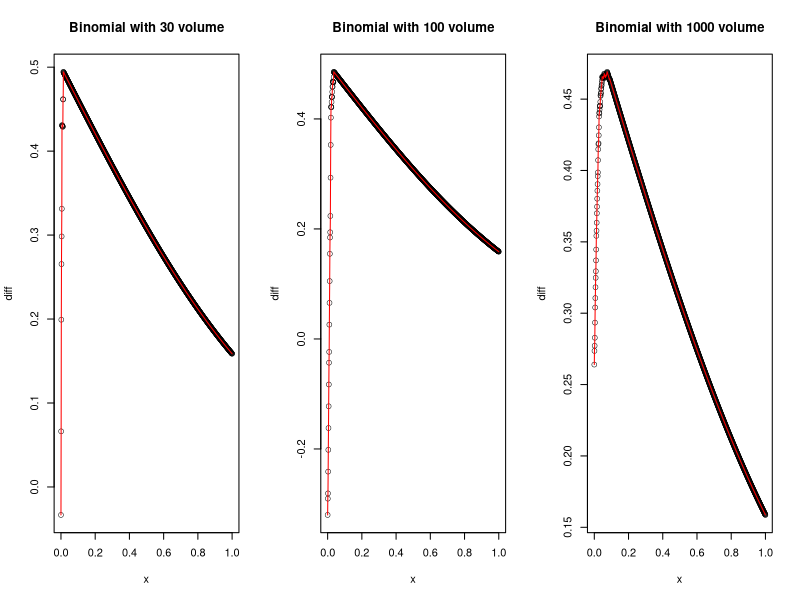
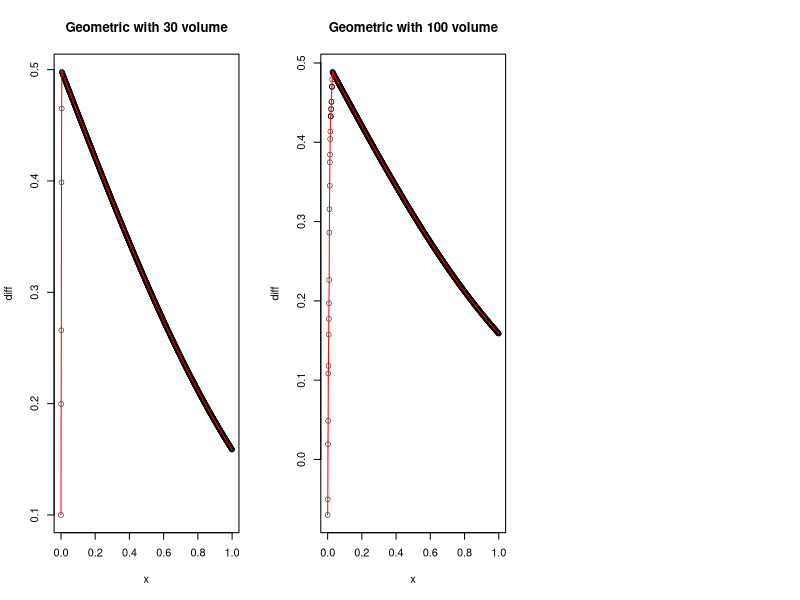

Recreate these plots in R, in order. (Note: a time limit stopped this script after it produced the figures.)
################################################################################
# Exc I
################################################################################

#1

# Expected value for continuous random variable
E_c <- function(pdf){
  x1 <- runif(10^6)
  x_inf <- (1-x1)/x1
  f <- function(x) x * pdf(x) * 1/x1^2
  return(mean(f(x_inf)))
}

# Variance for continuous random variable
Var_c <- function(pdf){
  x1 <- runif(10^6)
  x_inf <- (1-x1)/x1
  f <- function(x) x**2 * pdf(x) * 1/x1^2
  return(mean(f(x_inf)) - E_c(pdf)**2)
}

# Expected value for discrete random variable
E_d <- function(pmf) {
  x <- seq(0, 10^2, 1)
  return(sum(x*pmf(x)))
}

# Variance for discrete random variable
Var_d <- function(pmf) {
  x <- seq(0, 10^2, 1)
  prob <- pmf(x)
  return(sum(x**2*prob) - sum(x*prob)**2)
}

#2
mom_3 <- function(X){
  return(mean(abs(X - mean(X))**3))
}

#3
BE_Margin <- function(X_1, n){
  sigma = sqrt(mean(X_1**2) - mean(X_1)**2)
  return(33/4 * (mom_3(X_1)) / (sqrt(n) * sigma**3))
}

names = c('Binomial', 'Geometric', 'Poisson', 'Uniform', 'Exponential', 'Gamma', 'Beta')
volumes = c(30, 100, 1000)

# Create a dataframe with Distribution and Volume columns
BE_Margins <- data.frame(
  'Distribution' = c(c(names, names), names),
  'Volume' = sort(c(c(c(c(c(c(volumes, volumes), volumes), volumes), volumes), volumes), volumes))
)

margins <- c()

for(n in volumes){
  # Discrete rv
  X_1_bin = rbinom(10^6, 3, 0.4)
  X_1_geom = rgeom(10^6, 0.3)
  X_1_pois = rpois(10^6, 10)
  X_1_unif = sample(1:20, 10^6, replace=T)
  
  # Continuous rv
  X_1_exp = rexp(10^6, 3)
  X_1_gamma = rgamma(10^6, 9, 0.5)
  X_1_beta = rbeta(10^6, 2, 2)
  
  # Calculate the B-E margins for every given distribution
  margins <- c(margins, BE_Margin(X_1_bin, n))
  margins <- c(margins, BE_Margin(X_1_geom, n))
  margins <- c(margins, BE_Margin(X_1_pois, n))
  margins <- c(margins, BE_Margin(X_1_unif, n))
  margins <- c(margins, BE_Margin(X_1_exp, n))
  margins <- c(margins, BE_Margin(X_1_gamma, n))
  margins <- c(margins, BE_Margin(X_1_beta, n))
  
}

# Append the Margin column to dataframe
BE_Margins$Margin = margins

# Print
BE_Margins

#4
par(mfrow=c(1, 3))

# Binomial
volumes <- c(30, 100, 1000)

for(n in volumes){
  X_bar <- c()
  
  # Init the sampling mean
  X_1 <- rbinom(10^6, 3, 0.4)
  X_bar <- c(X_bar, mean(X_1))
  
  for(i in 2:n){
    X_i <- rbinom(10^6, 3, 0.4)
    X_bar <- c(X_bar, mean(X_i))
  }
  
  # Init Z_n rv
  sigma = sqrt(mean(X_1**2) - mean(X_1)**2)
  Z_n <- (sqrt(n) * (X_bar - mean(X_1))) / sigma
  
  # Use ecdf() function to find the cdf of Z_n
  cdf <- ecdf(Z_n)
  
  # Define [0, 1] interval
  x <- seq(0, 1, 0.001)
  diff <- c()
  for(t in x){
    # Compute the difference
    diff <- c(diff, cdf(t) - pnorm(t))
  }
  
  # Plot
  plot(x, diff, main=sprintf('Binomial with %d volume', n), lwd=0.5)
  lines(x, diff, col="red")
}

# Geometric
volumes <- c(30, 100, 1000)

for(n in volumes){
  X_bar <- c()
  
  # Init the sampling mean
  X_1 <- rgeom(10^6, 0.3)
  X_bar <- c(X_bar, mean(X_1))
  
  for(i in 2:n){
    X_i <- rgeom(10^6, 0.3)
    X_bar <- c(X_bar, mean(X_i))
  }
  
  # Init Z_n rv
  sigma = sqrt(mean(X_1**2) - mean(X_1)**2)
  Z_n <- (sqrt(n) * (X_bar - mean(X_1))) / sigma
  
  # Use ecdf() function to find the cdf of Z_n
  cdf <- ecdf(Z_n)
  
  # Define [0, 1] interval
  x <- seq(0, 1, 0.001)
  diff <- c()
  for(t in x){
    # Compute the difference
    diff <- c(diff, cdf(t) - pnorm(t))
  }
  
  # Plot
  plot(x, diff, main=sprintf('Geometric with %d volume', n), lwd=0.5)
  lines(x, diff, col="red")
}

# Poisson
volumes <- c(30, 100, 1000)

for(n in volumes){
  X_bar <- c()
  
  # Init the sampling mean
  X_1 <- rpois(10^6, 10)
  X_bar <- c(X_bar, mean(X_1))
  
  for(i in 2:n){
    X_i <- rpois(10^6, 10)
    X_bar <- c(X_bar, mean(X_i))
  }
  
  # Init Z_n rv
  sigma = sqrt(mean(X_1**2) - mean(X_1)**2)
  Z_n <- (sqrt(n) * (X_bar - mean(X_1))) / sigma
  
  # Use ecdf() function to find the cdf of Z_n
  cdf <- ecdf(Z_n)
  
  # Define [0, 1] interval
  x <- seq(0, 1, 0.001)
  diff <- c()
  for(t in x){
    # Compute the difference
    diff <- c(diff, cdf(t) - pnorm(t))
  }
  
  # Plot
  plot(x, diff, main=sprintf('Poisson with %d volume', n), lwd=0.5)
  lines(x, diff, col="red")
}

# Discrete Uniform
volumes <- c(30, 100, 1000)

for(n in volumes){
  X_bar <- c()
  
  # Init the sampling mean
  X_1 <- sample(1:20, 10^6, replace = T)
  X_bar <- c(X_bar, mean(X_1))
  
  for(i in 2:n){
    X_i <- sample(1:20, 10^6, replace = T)
    X_bar <- c(X_bar, mean(X_i))
  }
  
  # Init Z_n rv
  sigma = sqrt(mean(X_1**2) - mean(X_1)**2)
  Z_n <- (sqrt(n) * (X_bar - mean(X_1))) / sigma
  
  # Use ecdf() function to find the cdf of Z_n
  cdf <- ecdf(Z_n)
  
  # Define [0, 1] interval
  x <- seq(0, 1, 0.001)
  diff <- c()
  for(t in x){
    # Compute the difference
    diff <- c(diff, cdf(t) - pnorm(t))
  }
  
  # Plot
  plot(x, diff, main=sprintf('Discrete Uniform with %d volume', n), lwd=0.5)
  lines(x, diff, col="red")
}

# Exponential
volumes <- c(30, 100, 1000)

for(n in volumes){
  X_bar <- c()
  
  # Init the sampling mean
  X_1 <- rexp(10^6, 3)
  X_bar <- c(X_bar, mean(X_1))
  
  for(i in 2:n){
    X_i <- rexp(10^6, 3)
    X_bar <- c(X_bar, mean(X_i))
  }
  
  # Init Z_n rv
  sigma = sqrt(mean(X_1**2) - mean(X_1)**2)
  Z_n <- (sqrt(n) * (X_bar - mean(X_1))) / sigma
  
  # Use ecdf() function to find the cdf of Z_n
  cdf <- ecdf(Z_n)
  
  # Define [0, 1] interval
  x <- seq(0, 1, 0.001)
  diff <- c()
  for(t in x){
    # Compute the difference
    diff <- c(diff, cdf(t) - pnorm(t))
  }
  
  # Plot
  plot(x, diff, main=sprintf('Exponential Uniform with %d volume', n), lwd=0.5)
  lines(x, diff, col="red")
}

# Gamma
volumes <- c(30, 100, 1000)

for(n in volumes){
  X_bar <- c()
  
  # Init the sampling mean
  X_1 <- rgamma(10^6, 9, 0.5)
  X_bar <- c(X_bar, mean(X_1))
  
  for(i in 2:n){
    X_i <- rgamma(10^6, 9, 0.5)
    X_bar <- c(X_bar, mean(X_i))
  }
  
  # Init Z_n rv
  sigma = sqrt(mean(X_1**2) - mean(X_1)**2)
  Z_n <- (sqrt(n) * (X_bar - mean(X_1))) / sigma
  
  # Use ecdf() function to find the cdf of Z_n
  cdf <- ecdf(Z_n)
  
  # Define [0, 1] interval
  x <- seq(0, 1, 0.001)
  diff <- c()
  for(t in x){
    # Compute the difference
    diff <- c(diff, cdf(t) - pnorm(t))
  }
  
  # Plot
  plot(x, diff, main=sprintf('Gamma Uniform with %d volume', n), lwd=0.5)
  lines(x, diff, col="red")
}

# Beta
volumes <- c(30, 100, 1000)

for(n in volumes){
  X_bar <- c()
  
  # Init the sampling mean
  X_1 <- rbeta(10^6, 2, 2)
  X_bar <- c(X_bar, mean(X_1))
  
  for(i in 2:n){
    X_i <- rbeta(10^6, 2, 2)
    X_bar <- c(X_bar, mean(X_i))
  }
  
  # Init Z_n rv
  sigma = sqrt(mean(X_1**2) - mean(X_1)**2)
  Z_n <- (sqrt(n) * (X_bar - mean(X_1))) / sigma
  
  # Use ecdf() function to find the cdf of Z_n
  cdf <- ecdf(Z_n)
  
  # Define [0, 1] interval
  x <- seq(0, 1, 0.001)
  diff <- c()
  for(t in x){
    # Compute the difference
    diff <- c(diff, cdf(t) - pnorm(t))
  }
  
  # Plot
  plot(x, diff, main=sprintf('Beta Uniform with %d volume', n), lwd=0.5)
  lines(x, diff, col="red")
}

# 5

# Compute B-E margin for continous rv
Margin_c <- function(X_1, n, pdf){
  miu <- E_c(pdf)
  sigma <- sqrt(Var_c(pdf))
  return(33/4 * mean(abs(X_1 - miu)**3) / (sqrt(n) * sigma**3))
}

# Compute B-E margin for discrete rv
Margin_d <- function(X_1, n, pmf){
  miu <- E_d(pmf)
  sigma <- sqrt(Var_d(pmf))
  return(33/4 * mean(abs(X_1 - miu)**3) / (sqrt(n) * sigma**3))
}

pdf <- function(x){
  3*exp(-3*x)
}

pmf <- function(x){
  exp(-10)*(10^x)/(factorial(x))
}

generate_c <- function(){
  # we know the pdf/pmf so we can find cdf/cmf and apply inverse method for exp(lambda=3)
  u <- runif(10^6)
  x <- -1/3*log(u)
  return(x)
}

generate_d <- function(){
  # we know the pdf/pmf so we can find cdf/cmf and apply inverse method for pois(lambda=10)
  X <- c()
  for(i in 1:10^6){
    u <- runif(1)
    j <- 0
    p <- exp(-10)
    F_x <- p
    while(u >= F_x){
      p <- (10*p)/(j+1)
      F_x <- F_x + p
      j <- j + 1
    }
    X[i] <- j
  }
  return(X)
}

X_1 <- generate_c()
Margin_c(X_1, 1000, pdf)

X_1 <- generate_d()
Margin_d(X_1, 1000, pmf)



################################################################################
# Exc II
################################################################################

#4)

#partea neconstanta a lui f. in alte cuvinte, f proportional cu fb.
fb <- function(x) {
  (sin(x))^2*exp(-x^2*sqrt(x))
}

#g1,g2,g3 din enunt
g1 <- function(x) {
  (exp(-x))
}

g2 <- function(x) {
  (1/(pi)* (1/(1+x^2/4)))
}

g3 <- function(x) {
  (1/sqrt(pi/2)*exp(-x^2/2))
}



#gasim c1,c2,c3 optimi.
h1 <- function(x){
  fb(x)/g1(x)}
c1 <- optimize(h1, lower=0,upper=10, maximum = T)
h2 <- function(x){
  fb(x)/g2(x)}
c2 <- optimize(h2, lower=0,upper=10, maximum = T)
h3 <- function(x){
  fb(x)/g3(x)}
c3 <- optimize(h3, lower=0,upper=10, maximum = T)

c1 <-as.numeric((c1)[2])
c2 <-as.numeric((c2)[2])
c3 <-as.numeric((c3)[2])


#Cateva grafice ajutatoare

dom = seq(from = 0, to = 3, by = 0.01)
plot(dom,h1(dom),type='l',ylim=c(0,1.5),col='green',main='Functiile h1,h2,h3\nverde,rosu,albastru',xlab='Ox',ylab='Oy')
lines(dom,h2(dom),col='red')
lines(dom,h3(dom),col='blue')


plot(dom,h1(dom)/c1,type='l',ylim=c(0,1.5),col='green',main='Functiile h1,h2,h3 impartite la valorile lor maxime\nverde,rosu,albastru',xlab='Ox',ylab='Oy')
lines(dom,h2(dom)/c2,col='red')
lines(dom,h3(dom)/c3,col='blue')


plot(dom,fb(dom),type='l',ylim=c(0,1.5),col='black',main='Cum acopera functia target f functiile \n g1,g2,g3 inmultite cu c1,c2,c3',xlab='Ox',ylab='Oy')
lines(dom,g1(dom)*c1,col='green')
lines(dom,g2(dom)*c2,col='red')
lines(dom,g3(dom)*c3,col='blue')




#Aplicam algoritmul din metoda respingerii.
t <- 10000


sf_1 <- function(x, n) {
  repeat {
    u <- runif(1, 0, 1)
    y <- rexp(1)
    if (u <= fb(y)/(c1*g1(y))) {
      return(y)
    }}}
X1 <- sapply(1:(t), sf_1)

x1 <- seq(min(X1), max(X1), 0.001)
hist(X1, freq = F,main='Rezultatul metodei respingerii, pentru g1',xlab='Ox',ylab='Oy')

lines(x1, fb(x1), col = "blue")



sf_2 <- function(x) {
  repeat {
    u <- runif(1, 0, 1)
    y <- abs(rcauchy(1,0,1))
    if (u <= fb(y)/(c2*g2(y))) {
      return(y)
    }}}
X2 <- sapply(1:(t), sf_2)

x2 <- seq(min(X2), max(X2), 0.001)
hist(X2, freq = F,main='Rezultatul metodei respingerii, pentru g2',xlab='Ox',ylab='Oy')

lines(x2, fb(x2), col = "blue",)



sf_3 <- function(x, n) {
  repeat {
    u <- runif(1, 0, 1)
    y <- abs(rnorm(1,0,1))
    if (u <= fb(y)/(c3*g3(y))) {
      return(y)
    }}}
X3 <- sapply(1:(t), sf_3)

x3 <- seq(min(X3), max(X3), 0.001)
hist(X3, freq = F,main='Rezultatul metodei respingerii, pentru g3',xlab='Ox',ylab='Oy')

lines(x3, fb(x3), col = "blue")

#Se observa ca functia fb, in lipsa constantei de normalizare, nu se afla deasupra histogramei. 
#Astfel metoda de a deduce constanta de normalizare este sa gasim o constanta care ar face graficul
#functiei sa se potriveasca cu histograma. In cazul nostru, acea constanta este exp(1)*2^0.5

#Vizual, pentru:

f <- function(x) {
  exp(1)*2^0.5*(sin(x))^2*exp(-x^2*sqrt(x))
}

#Gasim ca
hist(X1, freq = F,main='Pentru rezultatul aferent g1',xlab='Ox',ylab='Oy')

lines(x1, f(x1), col = "blue")

hist(X2, freq = F,main='Pentru rezultatul aferent g2',xlab='Ox',ylab='Oy')

lines(x2, f(x2), col = "blue")

hist(X3, freq = F,main='Pentru rezultatul aferent g3',xlab='Ox',ylab='Oy')

lines(x3, f(x3), col = "blue")

#Se potriveste bine, pentru fiecare g!



################################################################################
# Exc III
################################################################################

n <- 10^6 
max_n <- 4
# n = numarul de sample-uri
# max_n = numarul total de exercitii din examen

# Generam cate n valori pentru elevul A pentru fiecare exercitiu
# valoarea 1 -> elevul A rezolva exerciutiul
# valoarea 0 -> elevul A nu rezolva exercitiul
#  ex 1           ex max_n   
# B(a[1]), ... , B(a[max_n])
#
# p este un vector care contine valorile alfa[i]
Bernoulli <- function(p){
  return(ifelse(runif(n * max_n) < 1-p, 0, 1)) 
}

# Generam cate n valori pentru elevul A pentru fiecare exercitiu
# valoarea t -> elevul A ar rezolva exercitiul in t timp
#  ex 1           ex max_n   
# E(l[1]), ... , E(l[max_n])
#
# l este un vector care contine valorile lambda[i]
Exponential <- function(l){
  return((-1/l)*log(runif(n * max_n), base=exp(1)))
}

# generam cate un alfa[i] pentru fiecare exercitiu i
p <- runif(max_n)
# generam cate un lambda[i] pentru fiecare exercitiu i
l <- runif(max_n)
# generam  n      linii   -> numarul de sampleuri
# cu cate  max_n  coloane -> numarul de exercitii
b <- matrix(Bernoulli(p), nrow = n, ncol = max_n)
t <- matrix(Exponential(l), nrow = n, ncol = max_n)

# folosimt functia aply pentru a gasi primul 0 pentru fiecare sample
# i.e. cautam primul exercitiul pentru care elevul A se va opri din rezolvat
#
# MARGIN=1  ->  functia va primia ca input fiecare linie din b
stop <- apply(b, MARGIN = 1, function(x) {
  # pastram indicii pozitiilor unde avem 0 in vectorul linie
  i <- which(x == 0)
  # daca nu exista 0, atunci elevul A rezolva tot examenul
  if (length(i) == 0){
    return(max_n)
  } 
  # daca exista 0, atunci elevul A se opreste la primul 0
  return(i[1]-1)
})

# concatenam coloana indicilor de oprire la matrice t
# ex 1      ex max_n  indice oprire
# t[1]      t[max_n]  stop[i]       -> n astfel de linii
t_stop <- cbind(t, stop)
# MARGIN=1  ->  functia va primia ca input fiecare linie din t_stop
T <- apply(t_stop, MARGIN = 1, function(x){
  # x[length(x)] = indicele de oprire
  # sumam toti timpi pana la indicele de oprire
  return(sum(x[1:x[length(x)]]))
})
################################################################################
#1)
hist(T, xlim = c(0, max_n*10), breaks = 10^5, freq = FALSE)
Expected_value <- mean(T)
print(Expected_value)
################################################################################
#3)
p_finish <-sum(stop == max_n)/n
print(p_finish)
################################################################################
#4)
time <- runif(1, 1, 120)
p_finish_time <- sum(T[which(stop == max_n)] < time)/n
print(p_finish_time)
################################################################################
#5)
time_finish <- T[stop == max_n]
min_time <- min(time_finish)
max_time <- max(time_finish)

hypo_samples <- c()
for(i in 1:max_n){
  if(i==1){
    hypo_samples <- rexp(length(time_finish), l[i])     
  } else{
    hypo_samples <- hypo_samples+rexp(length((time_finish)), l[i])
  }
}
max_time <- max(hypo_samples)

# plotam histogramele una sub celalta
par(mfrow=c(2,1))
hist(time_finish, xlim = c(min_time, max_time), breaks = 10^4, freq = FALSE)
hist(hypo_samples, xlim = c(min_time, max_time), breaks = 10^4, freq = FALSE)
################################################################################
#6)
par(mfrow=c(1,1))
p_k <- c()
for(k in 1:max_n){
  p_k <- c(p_k, sum(stop < k)/n) 
}
plot(1:max_n, p_k, type="l", xlab="k", ylab="p_k", main="Plot of p_k")



################################################################################
# Exc IV
################################################################################
#Proiect Exercitiul 4:
  #1) i) Xn converge in distributie la X
  #X e binomiala de n=1 si p=1/2
  #Sirul Xn e Beta de 1/n si 1/n
# Generam sirul Xn
genXn <- function(n)
{ 
  res <- rbeta(n, 1/n, 1/n)
  return(res)
}
# Folosim functia check.convergence in modul "L" pentru a verifica convergenta in distributie la
# X pe care il introducem prin functia de masa si prin cea de repartitie

check.convergence(500, 250, genXn, mode="L",
                  density = F,
                  densfunc = function(x){dbinom(x, 1, 1/2)},
                  probfunc = function(x){pbinom(x, 1, 1/2)}) 

check.convergence(2000, 1000, genXn, mode="L",
                  density = F,
                  densfunc = function(x){dbinom(x, 1, 1/2)},
                  probfunc = function(x){pbinom(x, 1, 1/2)}) 

#ii)
a <- 1
b <- 1
# Generam sirul de variabile aleatoare, de aceasta data ca o functie de n, a si b
genXn <- function(n, a, b)
{ 
  res <- rbeta(n, a/n, b/n)
  return(res)
}
# Aici trebuie sa completam cu argumentul argsXn unde adaugam a si b carora le dam niste valori default
# Se disting 3 cazuri:
# a= b
check.convergence(500, 250, genXn, argsXn=list(a = 5, b = 5), mode="L",
                  density = F,
                  densfunc = function(x){dbinom(x, 1, 1/2)},
                  probfunc = function(x){pbinom(x, 1, 1/2)})
check.convergence(2000, 1000, genXn, argsXn=list(a = 5, b = 5), mode="L",
                  density = F,
                  densfunc = function(x){dbinom(x, 1, 1/2)},
                  probfunc = function(x){pbinom(x, 1, 1/2)})

# a<b
check.convergence(500, 250, genXn, argsXn=list(a = 2, b = 5), mode="L",
                  density = F,
                  densfunc = function(x){dbinom(x, 1, 1/2)},
                  probfunc = function(x){pbinom(x, 1, 1/2)})
check.convergence(2000, 1000, genXn, argsXn=list(a = 2, b = 5), mode="L",
                  density = F,
                  densfunc = function(x){dbinom(x, 1, 1/2)},
                  probfunc = function(x){pbinom(x, 1, 1/2)})

# a>b
check.convergence(500, 250, genXn, argsXn=list(a = 5, b = 2), mode="L",
                  density = F,
                  densfunc = function(x){dbinom(x, 1, 1/2)},
                  probfunc = function(x){pbinom(x, 1, 1/2)})
check.convergence(2000, 1000, genXn, argsXn=list(a = 5, b = 2), mode="L",
                  density = F,
                  densfunc = function(x){dbinom(x, 1, 1/2)},
                  probfunc = function(x){pbinom(x, 1, 1/2)})


 #2)
#i) Xn converge in distributie la o uniforma pe 0, 1?
# Functia care ne genereaza valori cu aceeasi probabilitate pe intervalul discretizat
rUnifDisc <- function(n, discreteUnifValues) sample(discreteUnifValues, n, replace=T)
# Generam Xn pe care il vom folosi in check.convergence
genXn <- function(n)
{
  discreteUnifValues <- seq(from = 1/n, to = 1, by = 1/n)
  res <- rUnifDisc(n, discreteUnifValues)
  return(res)
}

check.convergence(nmax = 500, M = 250, genXn, mode="L",
                  density = F,
                  densfunc = function(x){dunif(x, 0, 1)},
                  probfunc = function(x){punif(x, 0, 1)})


check.convergence(nmax = 2000, M = 1000, genXn, mode="L",
                  density = F,
                  densfunc = function(x){dunif(x, 0, 1)},
                  probfunc = function(x){punif(x, 0, 1)})

#ii) Xn converge in probabilitate la o uniforma pe 0, 1?
# Functia care ne genereaza valori cu aceeasi probabilitate pe intervalul discretizat
rUnifDisc <- function(n, discreteUnifValues) sample(discreteUnifValues, n, replace=T)
# Generam un nou sir Xn, care este obtinut din Xn generat ca in subpunctul 2i) 
# din care  scadem un X cu distributie uniforma pe (0, 1)
genXn <- function(n)
{ X <- runif(1)
  discreteUnifValues <- seq(from = 1/n, to = 1, by = 1/n)
  # Verificam convergenta lui Xn la X, folosind ca generator sirul Xn-X si verificand daca
  # pn descreste spre 0
  res <- rUnifDisc(n, discreteUnifValues) - X
  return(res)
}
check.convergence(nmax = 2000, M = 1000, genXn, mode="p")

#3) Fie X1,X2,….Xn v.a. i.i.d . Notăm cu m şi respectiv M infimumul şi respectiv 
#supremumul mulţimii valorilor pe care le poate lua X1.
#(i.e. P(m≤X≤M)=1, P(X1<a)>0 şi P(X1>b)>0 pentru orice a>m şi respectiv 
#b<M).
#i)Verificaţi că min{X1 , X2 …Xn}𝑎.𝑠.→ m

# Luam Xn exponentiale de 2,
genXn <- function(n)
{# xMin va fi min{X1,X2,...Xn}
  xMin <- cummin(rexp(n, 2))
# infimum luam valoarea minima din xMin
  infimum <- min(xMin)
# verificam convergenta aproape sigura a lui xMin la infimum
  return(xMin - infimum)
}

check.convergence(nmax = 2000, M = 1000, genXn, mode = "as")

genXn <- function(n)
{
  xMin <- cummin(rpois(n, 5))
  infimum <- min(xMin)
  return(xMin - infimum)
}

check.convergence(nmax = 2000, M = 1000, genXn, mode = "as")

#(ii)Verificaţi că max{X1 , X2 …Xn}𝑎.𝑠.→ M

# Luam Xn exponentiale de 2, 
genXn <- function(n)
{ # xMax va fi max{X1,X2,...Xn}
  xMax <- cummax(rexp(n, 2))
  # supremum luam valoarea maxima din xMax
  supremum <- max(xMax)
  # verificam convergenta aproape sigura a lui xMax la supremum
  return(xMax - supremum)
}

check.convergence(nmax = 2000, M = 1000, genXn, mode = "as")

genXn <- function(n)
{ 
  xMax <- cummax(rpois(n, 5))
  supremum <- max(xMax)
  return(xMax - supremum)
}

check.convergence(nmax = 2000, M = 1000, genXn, mode = "as")
